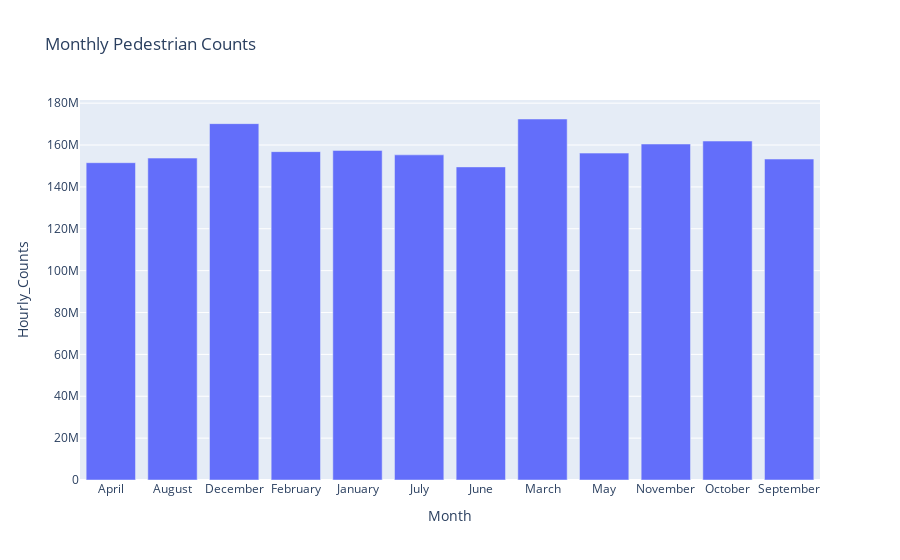

Notebook cell for this chart:
### Code cell
# plotting from DataFrame
px.bar(
    months_2019_df,
    x="Month",
    y="Hourly_Counts",
    title="Monthly Pedestrian Counts",
)

### Figure 1 — Plotly figure (JSON) as saved in the notebook; plotly's stock layout.template omitted (floating-point values rounded to 4 significant figures)
{"data": [{"alignmentgroup": "True", "hovertemplate": "Month=%{x}<br>Hourly_Counts=%{y}<extra></extra>", "legendgroup": "", "marker": {"color": "#636efa"}, "name": "", "offsetgroup": "", "orientation": "v", "showlegend": false, "textposition": "auto", "type": "bar", "x": ["April", "August", "December", "February", "January", "July", "June", "March", "May", "November", "October", "September"], "xaxis": "x", "y": [151564562, 153766468, 170223773, 156843588, 157435313, 155313182, 149554005, 172436211, 156137355, 160487798, 161901572, 153304281], "yaxis": "y"}], "layout": {"autosize": true, "barmode": "relative", "legend": {"tracegroupgap": 0}, "title": {"text": "Monthly Pedestrian Counts"}, "xaxis": {"anchor": "y", "autorange": true, "domain": [0, 1], "range": [-0.5, 11.5], "title": {"text": "Month"}, "type": "category"}, "yaxis": {"anchor": "x", "autorange": true, "domain": [0, 1], "range": [0, 181500000.0], "title": {"text": "Hourly_Counts"}, "type": "linear"}}}
